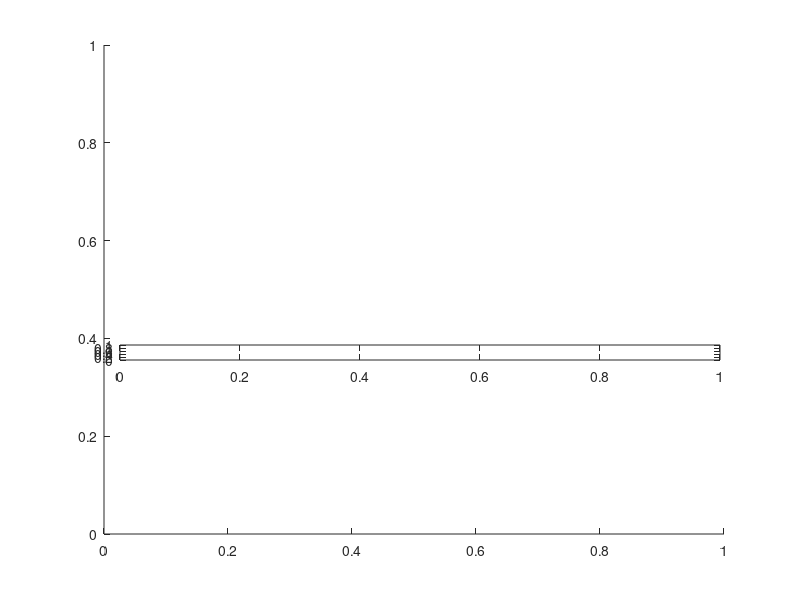

Source code (MATLAB): (Note: this script raises an error after producing the figure.)
% ***************************************************************
% *** Matlab function for plotting colorbar 
% *** Source Code is mainly written for research purposes. The codes are
% *** having copyrights and required proper citations whenever it is used.
% *** Developed by:
% ***       Mr. Arka Roy (email: arka.phy@gmail.com)
% ***       Mr. Thatikonda Suresh Kumar (email: sureshkumarncess@gmail.com)
% ***       Mr. Rajat Kumar Sharma (email: rajat.sharma.mmm@gmail.com)
% ***       Solid Earth Research Group, National Centre for Earth Science Studies,
% ***       Ministry of Earth Sciences, Government of India
% ***       Thiruvanthapuram, Kerala, India
% ****************************************************************

%%Matlab code for plotting the colorbar of given axix values
clear all
close all
%figure 1 for plotting colorbar with density limit -1000 to -200 kg/m^3
figure(1)
ax = axes;
%position of color bar
c=colorbar('Position', [0.15  0.4 0.75 0.025],'location','southoutside'); 
%colormap type
colormap hsv
%axix limit
caxis([-1000 -400])
%axis title
c.Label.String = 'Density (kg/m^3)';
%set axis visible off
ax.Visible = 'off';

%figure 2 for plotting colorbar with generation count 200 to 1000  
figure(2)
ax = axes;
%all colors
cll={'red','yellow','lime','cyan','blue','purple'};
%making colormaps
colormap cool
%axis limit
caxis([100 1000])
%position of color bar
c=colorbar('Position', [0.15  0.4 0.75 0.025],'location','southoutside');   
%axis title
c.Label.String = 'Number of time steps';
%set axis visible off
ax.Visible = 'off';

%figure 3 for plotting colorbar with density limit -450 to -100 kg/m^3
figure(3)
ax = axes;
%position of color bar
c=colorbar('Position', [0.15  0.4 0.75 0.025],'location','southoutside');   
%colormap type
colormap hsv
%axix limit
caxis([-500 -50])
%axis title
c.Label.String = 'Density (kg/m^3)';
%set axis visible off
ax.Visible = 'off';
